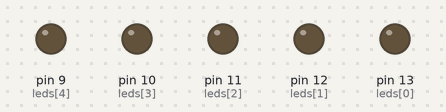
Bench run of a sketch on a simulated Arduino Uno, built with avr-gcc and run on an emulated ATmega328P. Parts: output pins drawn as LEDs (lit = HIGH).

Above: at 0.1 s.
At 4.1 s:
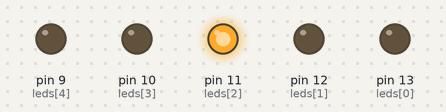
At 9.1 s:
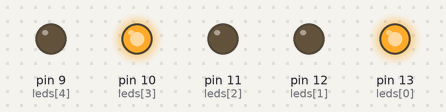
At 19.1 s:
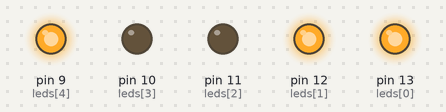
At 29.1 s:
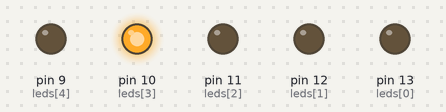
At 39.1 s:
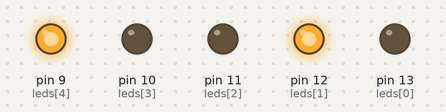
Timing chart, 0 to 40.0 s (numbered marks = the images above):
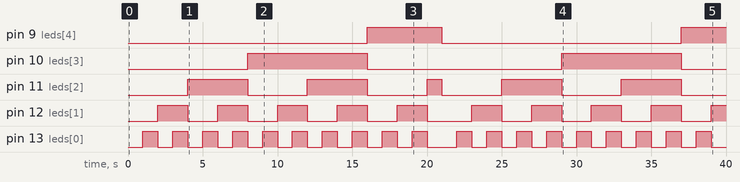

Measured:
- by itself, pin 9 (leds[4]): LOW → HIGH at 16.0 s, → LOW 5.0 s later, → HIGH 16.0 s later
- by itself, pin 10 (leds[3]): alternates HIGH for 8.0 s and LOW for 13.0 s
- by itself, pin 11 (leds[2]): LOW → HIGH at 4.0 s, → LOW 4.0 s later, → HIGH 4.0 s later, → LOW 4.0 s later, … (10 changes in this stretch)
- by itself, pin 12 (leds[1]): goes 4 × (HIGH 2.0 s, LOW 2.0 s), HIGH 2.0 s, LOW 3.0 s, 4 × (HIGH 2.0 s, LOW 2.0 s), then HIGH
- by itself, pin 13 (leds[0]): goes 9 × (HIGH 1.0 s, LOW 1.0 s), HIGH 1.0 s, LOW 2.0 s, 8 × (HIGH 1.0 s, LOW 1.0 s), HIGH 1.0 s, then LOW

The sketch:

BinaryNumbers.ino
```cpp
int leds[5] = {13, 12, 11, 10, 9};

void setup() {
    for(int i = 0; i < 5; i++){
        pinMode(leds[i], OUTPUT);
    }
}

void loop() {
    for(int i = 0; i <= 20; i++) {
        for(int b = 0; b < 5; b++){
            int e = bitRead(i, b);
            digitalWrite(leds[b], e);
        }
    delay(1000);
    }
}
```
